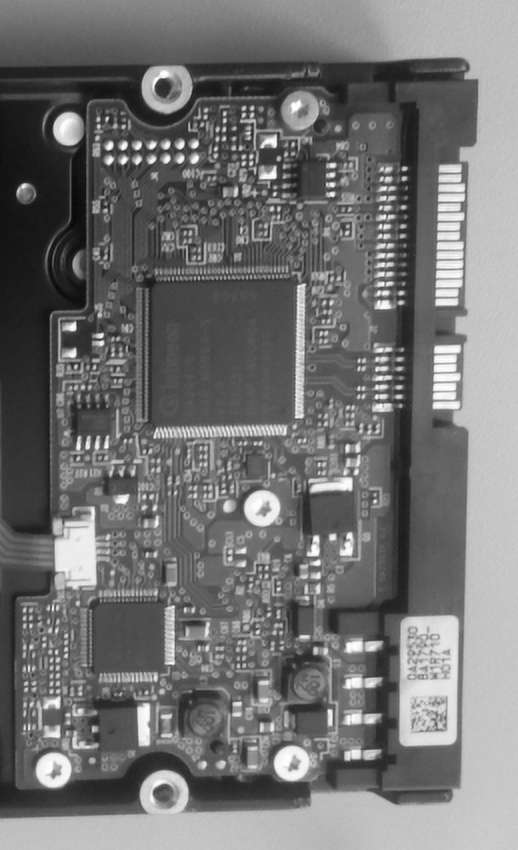
#> input picture 04_spatialfilter/Figures/input_cir.png, 518 x 850 px
$ python 2.1.2_pb_prewitt.py
#> lines starting #> are read from the running program, lines starting #| are printed output that depends on the picture
import cv2
from scipy import ndimage

# Opening the image.
filename = 'input_cir.png'
# [4 lines of commented-out code are left out]
a = cv2.imread('../Figures/' + filename)
#> a is the input picture: shape (850, 518, 3); mean B, G, R 114.3, 114.3, 114.3

# Converting a to grayscale .
a = cv2.cvtColor(a, cv2.COLOR_BGR2GRAY)
#> a: shape (850, 518)

# Performing Prewitt filter.
b = ndimage.prewitt(a)
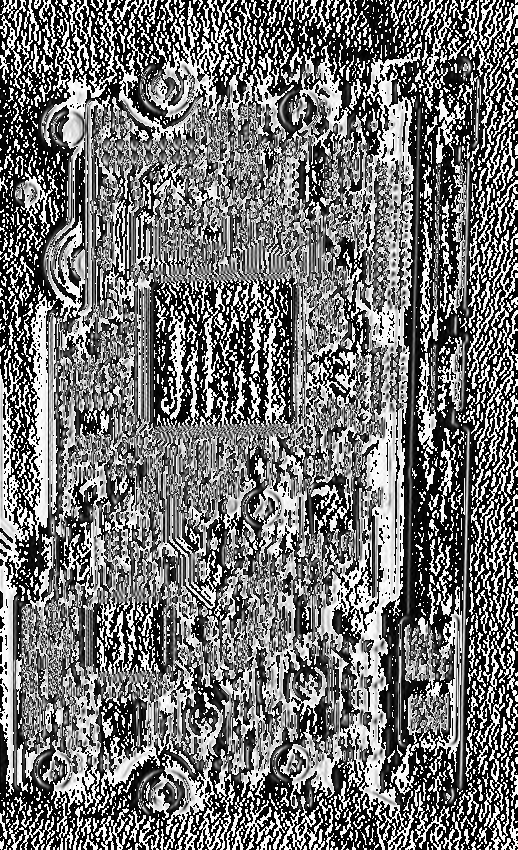
#> b: shape (850, 518); min 0, max 255, mean 115.3
min_b, max_b = b.min(), b.max()
#> min_b = 0; max_b = 255
b = 255.0*(b-min_b)/(max_b-min_b)

# Saving b.
cv2.imwrite('../Figures/2.1.2_prewitt_output.png', b)
